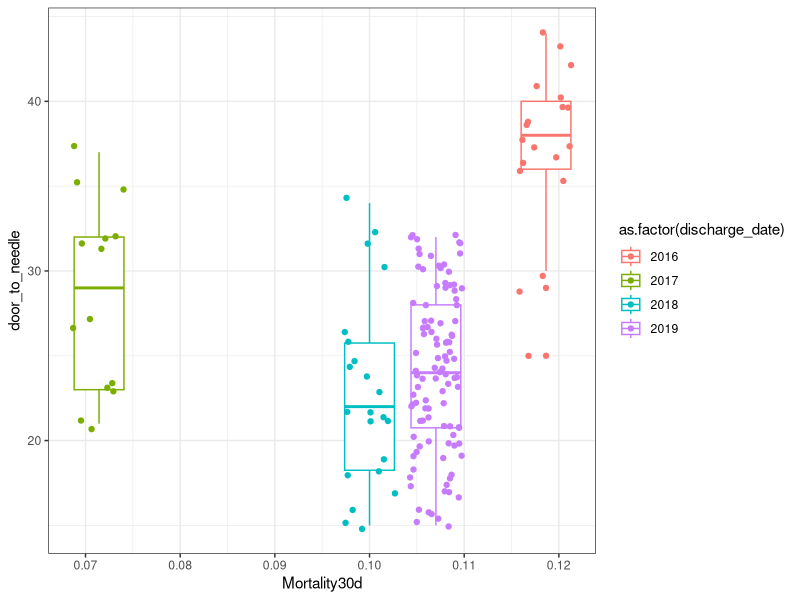
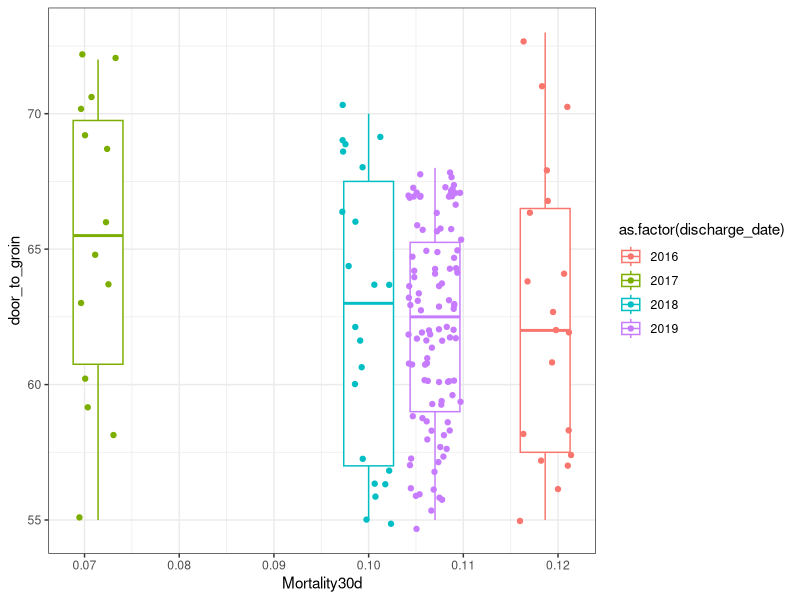
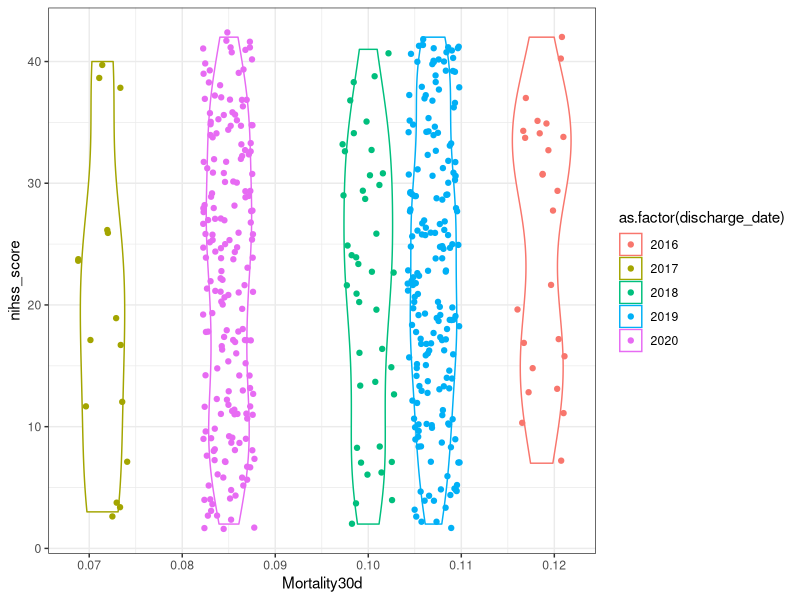
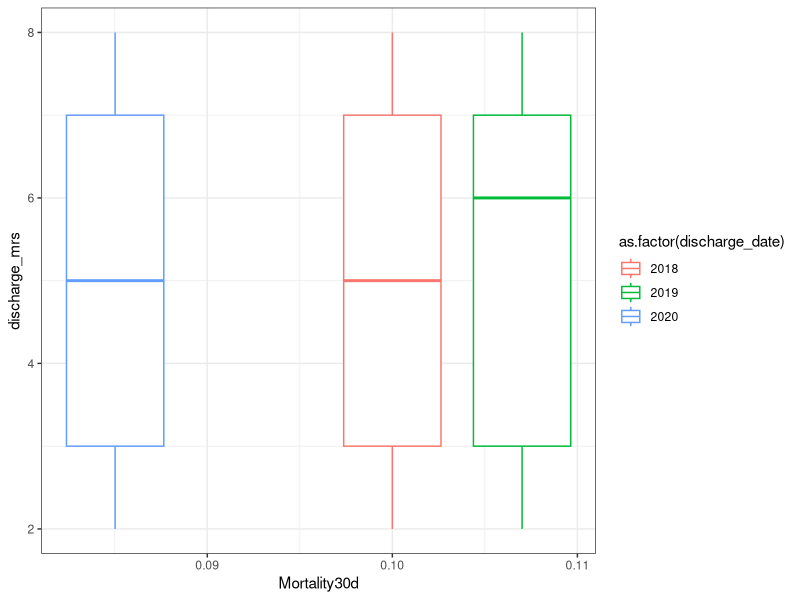
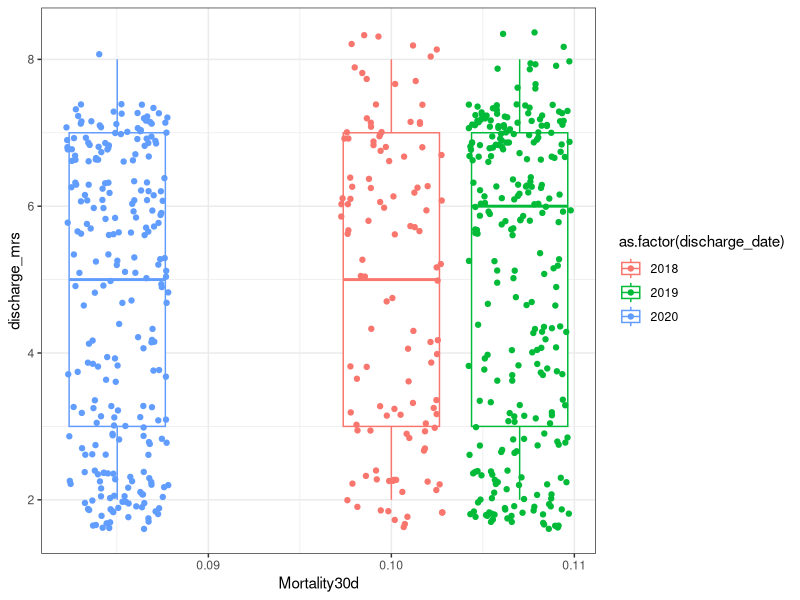

These charts were generated, in order, by the following R code:
## ---- chunk 1
knitr::opts_chunk$set(echo = TRUE)
library(readxl)
library(tidyverse)
library(tibble)
library(skimr)
library(magrittr)
library(purrr)
## ---- chunk 2
#loading resq dataset
resq_data <- read_excel("resq-raw-data/sample_hospital.xlsx")

#checking what rows that include NA values
resq_data %>%
  summarise_all(funs(sum(is.na(.)))) %>%
  pivot_longer(everything()) %>%
  filter(value > 0)

#replacing NA's with zero's
resq_data %<>%
  replace(is.na(.), 99)

#just checking if nihss_score actually is numeric - stated as a text in resq data legend tab in excel
class(resq_data$nihss_score)

#creating tribbles for each variable/legend
trib_department_type<-tribble(
~department_type, ~DeptTypeStr, 
  1, "neurology",  
  2, "neurosurgery", 
  3, "anesthesiology/resusccitation/critical care department",  
  4, "internal medicine", 
  5, "geriatrics",  
  6,  "other",
  99, "Unknown",
) 

trib_hosp_in<-tribble(
  ~hospitalized_in, ~HospInStr,
  1, "Stroke unit/ICU",
  2, "Other monitored bed (telemetry)",
  3, "Standard bed",
  99, "Not applicable",
)

trib_stroke_type<-tribble(
  ~stroke_type, ~StrokeTypeStr,
  1, "Ischemic Stroke",
  2, "Intracerebral hemorrhage",
  3, "Transient ischemic attack - TIA",
  4, "Subarachnoid hemorrhage",
  5, "Cerebral venous thrombosis",
  6, "Undetermined",
  99, "Not applicable",
)

trib_NIHSS<-tribble(
  ~nihss, ~NIHSSStr,
  1, "Not performed",
  2, "Performed", 
  3, "Not known",
  99, "Unknown",
)

trib_CT_MRI<-tribble(
  ~ct_mri, ~CTMRIStr,
  1, "Not performed",
  2, "Performed",
  3, "Not known",
  99, "Not applicable",
)

trib_CT_Time<-tribble(
  ~ct_time, ~ctTimeStr,
  1, "Within 1 hour after admission",
  2, "Later than 1 hour after admission",
  99, "Not applicable",
)

trib_recanalization_procedures<-tribble(
  ~recanalization_procedures, ~RecanProcStr,
  1, "Not done - primary centre / comprehensive centre",
  2, "IV tPa - primary centre / comprehensive centre",
  3, "IV tPa + endovascular treatment - comprehensive centre",
  4, "Endovascular treatment alone - comprehensive centre",
  5, "IV tPa + referred to another centre for endovascular treatment - primary centre",
  6, "Referred to another centre for endovascular treatment - primary centre",
  7, "Patient referred to another centre for endovascular treatment and hospitalization continues at the referred to centre - comprehensive centre",
  8, "Patient referred for endovascular treatment and patient is returned to the initial centre - comprehensive centre",
  9, "Patient was returned to the initial centre after recanalization procedures were performed at another centre", 
  99, "Not applicable",
)

trib_dysphagia_screening<-tribble(
  ~dysphagia_screening, ~DysphagiaStr,
  1, "Yes/Guss test",
  2, "Yes/other test",
  3, "Was performed at another center",
  4, "No",
  5, "Patient could not be tested (intubated)",
  6, "Not known",
  99, "Not applicable",
)

trib_afib_flutter<-tribble(
  ~afib_flutter, ~AfibFlutterStr,
  1, "Known aFib", 
  2, "Newly-detected at admission",
  3, "Detected during hospilization",
  4, "Not detected",
  5, "Not known",
  99, "Not applicable",
)

trib_antithrombotics<-tribble(
  ~antithrombotics, ~AntithromboticsStr,
  1, "antiplatelets",
  2, "Vitamin K antagonist",
  3, "dabigratan",
  4, "rivaroxaban",
  5, "apixaban",
  6, "edoxaban",
  7, "LMWH or heparin in prophylactic dose",
  8, "LMWH or heparin in full anticoagulant dose",
  9, "Not prescriped\but recommended",
  10, "Nothing",
  99, "Not applicable",
)

trib_statin<-tribble(
  ~statin, ~StatinStr,
  1, "Yes",
  2, "No",
  3, "Not known",
  99, "Not applicable",
)

trib_smoking_cessation<-tribble(
  ~smoking_cessation, ~SmokingCessationStr,
  1, "Yes",
  2, "No",
  3, "Not a smoker",
  99, "Unknown",
)

trib_antihypertensive<-tribble(
  ~antihypertensive, ~AntihypertensiveStr,
  1, "Yes",
  2, "No",
  3, "Not known",
  99, "Not applicable",
)

trib_discharge_dest<-tribble(
  ~discharge_destination, ~DistDestStr,
  1, "Home",
  2, "Transferred within the same centre",
  3, "Transferred to another centre",
  4, "Social care facility",
  5, "Dead",
  99, "Not applicable",
)

trib_discharge_mrs<-tribble(
  ~discharge_mrs, ~DistMRSStr,
  1, "unknown/calculate",
  2, "0",
  3, "1",
  4, "2",
  5, "3",
  6, "4",
  7, "5",
  8, "6",
  99, "Not Applicable",
)

#getting a summary of the resq data
skim(resq_data)
summary(resq_data$department_type)

# you don't need to add trib_department_type to the left_join... 
resq_merge <- resq_data %>%
  left_join(trib_department_type, by="department_type") %>%
  left_join(trib_hosp_in, by="hospitalized_in") %>%
  left_join(trib_stroke_type, by="stroke_type") %>%
  left_join(trib_NIHSS, by="nihss") %>%
  left_join(trib_CT_MRI, by="ct_mri") %>% 
  left_join(trib_CT_Time, by="ct_time") %>%
  left_join(trib_recanalization_procedures, by="recanalization_procedures") %>%
  left_join(trib_dysphagia_screening, by="dysphagia_screening") %>%
  left_join(trib_afib_flutter, by="afib_flutter") %>% 
  left_join(trib_antithrombotics, by="antithrombotics") %>%
  left_join(trib_statin, by="statin") %>%
  left_join(trib_smoking_cessation, by="smoking_cessation") %>% 
  left_join(trib_antihypertensive, by="antihypertensive") %>% 
  left_join(trib_discharge_mrs, by="discharge_mrs") %>% 
  left_join(trib_discharge_dest, by="discharge_destination") 
  

## ---- chunk 3
resq_mort<-resq_merge %>%
  mutate(
    within30DayMort = if_else((hospital_days <= 30 & DistDestStr == "Dead"), 1, 0), 
  ) 
  
resq_mort %<>%
  dplyr::group_by(discharge_date)%>%
  mutate(
    Mortality30d = mean(within30DayMort)
  ) 

#df<-resq_mort %>% dplyr::group_by(discharge_date) %>% summarise(Mortality30d =mean(within30DayMort))


# THERE IS NO DTN/DTG DATA IN 2020, IT IS EMPTY IN RAW DATA AS WELL

p_dtn <- ggplot(resq_mort[resq_mort$door_to_needle<99 & resq_mort$discharge_date<2201,], aes(x = Mortality30d, y = door_to_needle, color=as.factor(discharge_date))) + geom_boxplot() + geom_jitter() + theme_bw()


p_dtg <- ggplot(resq_mort[resq_mort$door_to_groin<99 & resq_mort$discharge_date<2201,], aes(x = Mortality30d, y = door_to_groin, color=as.factor(discharge_date))) + geom_boxplot() + geom_jitter() + theme_bw()

p_nihss_score <- ggplot(resq_mort[resq_mort$nihss_score<99 & resq_mort$discharge_date<2201,], aes(x = Mortality30d, y = nihss_score, color=as.factor(discharge_date))) + geom_violin() + geom_jitter() + theme_bw()

#this might have way too many dots to show. decreases readability
p_dis_mrs_jitter <- ggplot(resq_mort[resq_mort$discharge_mrs>1 & resq_mort$discharge_mrs<99 & resq_mort$discharge_date<2201,], aes(x = Mortality30d, y = discharge_mrs, color=as.factor(discharge_date))) + geom_boxplot() + geom_jitter() + theme_bw()

p_dis_mrs <- ggplot(resq_mort[resq_mort$discharge_mrs>1 & resq_mort$discharge_mrs<99 & resq_mort$discharge_date<2201,], aes(x = Mortality30d, y = discharge_mrs, color=as.factor(discharge_date))) + geom_boxplot() + theme_bw()

p_dtn
p_dtg
p_nihss_score
p_dis_mrs
p_dis_mrs_jitter
